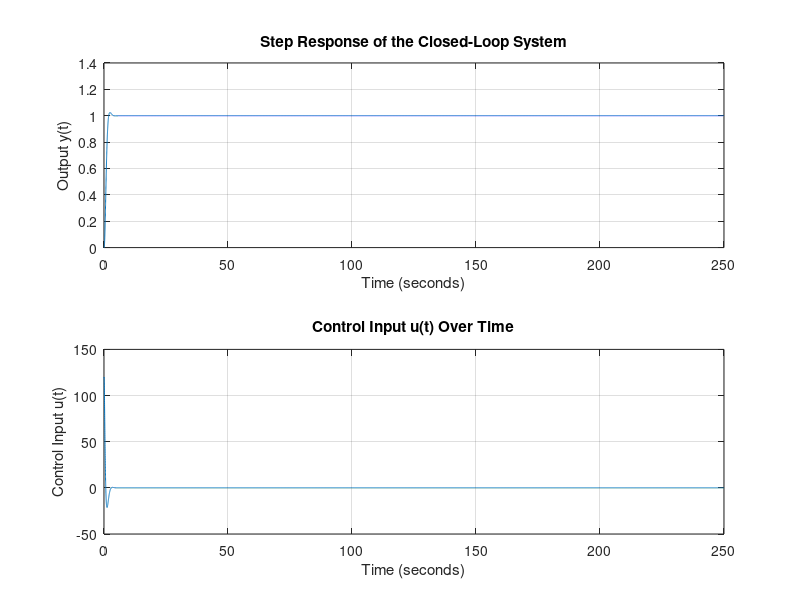

Reproduce this figure in MATLAB. (Note: this script raises an error after producing the figure.)
s = tf('s');

% System parameters
L_m = 2;       
R_m = 21;      
b = 1;        
J = 3.5;
K_tau = 38;   
K_m = 0.5;     
n = 1/20;      

% Define G
G_partial = K_tau / ((s * L_m + R_m) * (J * s + b));
G_0 = G_partial * n / s;
G = G_0 / (1 + G_partial * K_m);

K_p = 5.8;
% Controller parameters
beta = 0.16;
tau_d = 2.5;
tau_i = 12.4;
K = 17.278;
gamma = 0.038;


F = K*(tau_d*s + 1)*(tau_i*s + 1)/((beta*tau_d*s + 1)*(tau_i*s + gamma));

A = [0 n 0; 0 -b/J K_tau/J; 0 -K_m/L_m -R_m/L_m];
B = [0; 0; 1/L_m];
C = [1 0 0];
D = 0;


l_1 = 119;
l_2 = 4;
l_3 = -1.3;
L = [l_1, l_2, l_3]
l_0 = l_1;

% Create state-space system
sys_open = ss(A, B, C, D);

A_cl = A - B*L;

sys_cl = ss(A_cl, B*l_0, C, D);

poles = pole(sys_cl);
eigenvalues = eig(A_cl)

%{%}
t = 0:0.01:250;  % Simulation time vector
[y_cl, t, x_cl] = step(sys_cl, t);  % Step response of the closed-loop system

% Initialize control input vector
u = zeros(length(t), 1);  % Pre-allocate for control input

% Reference input (unit step input)
r = ones(size(t));  % Reference signal (unit step)

% Compute control input u(t) at each time step
for k = 1:length(t)
    % Compute control input u(t) = r * l_0 - L * x(t)
    u(k) = r(k) * l_0 - L * x_cl(k, :)';  % x_cl contains states at each time step
end

% Plot the step response (output)
figure;
subplot(2,1,1);
plot(t, y_cl);
title('Step Response of the Closed-Loop System');
xlabel('Time (seconds)');
ylabel('Output y(t)');
grid on;

% Plot the control input u(t)
subplot(2,1,2);
plot(t, u);
title('Control Input u(t) Over Time');
xlabel('Time (seconds)');
ylabel('Control Input u(t)');
grid on;


lab3robot(G,K_p,F,A,B,C,L,l_0,040110);
